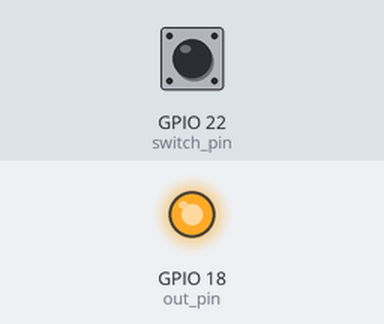
The program below on a simulated Raspberry Pi (BCM pin numbers). Shown: output pins drawn as LEDs (lit = HIGH). Inputs (shaded band) come from the test bench; at power-on: GPIO 22 (switch_pin) HIGH.

Above: at 1.2 s.
1.3 s: GPIO 22 (switch_pin) pulled LOW for 3.2 s
At 5.6 s:
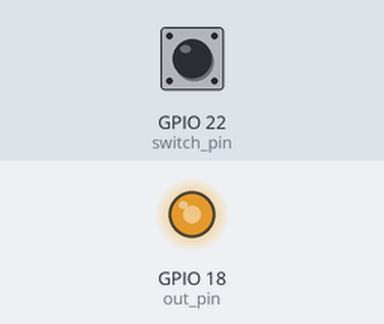
6.0 s: GPIO 22 (switch_pin) pulled LOW for 0.15 s
At 7.0 s:
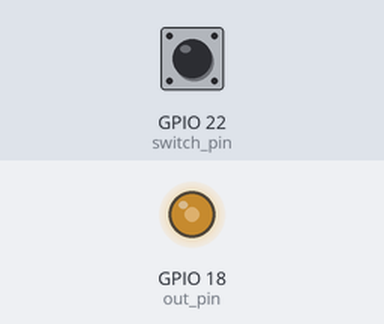
7.6 s: GPIO 22 (switch_pin) pulled LOW for 1 s
At 8.6 s:
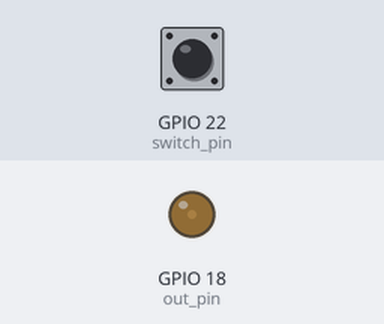
Timing chart, 0 to 10.6 s (numbered marks = the images above; inputs shaded):
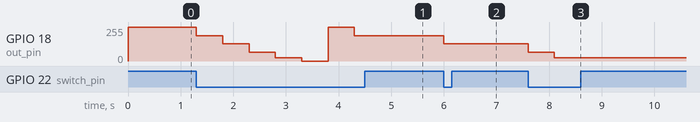

Measured:
- after the input at 1.3 s, GPIO 18 (out_pin): 255/255 → 191/255 at once, → 128/255 0.50 s later, → 64/255 0.50 s later, → 26/255 0.50 s later, … (7 changes in this stretch)
- after the input at 6.0 s, GPIO 18 (out_pin): 191/255 → 128/255 at once
- after the input at 7.6 s, GPIO 18 (out_pin): 128/255 → 64/255 at once, → 26/255 0.50 s later

The program:

cycle_backlight.py
```python
#!/usr/bin/python3
#James Parks

# The Adafruit 2.8" TFT display (https://www.adafruit.com/product/2298) comes with buttons
# This assigns one of the buttons to cycle through backlight intensity settings

import RPi.GPIO as gpio
import time

class Cycler(object):
    def __init__(self):
        # set up variables
        self.switch_pin = 22
        self.out_pin = 18
        self.states_list = [1023, 768, 512, 128, 10, 0]
        self.duty_cycle_list = [100, 75, 50, 25, 10, 0]
        self.cur_state = 0
        self.VERBOSITY = 6

        freq = 500

        # set up pins
        gpio.setmode(gpio.BCM)
        gpio.setup(self.switch_pin, gpio.IN, pull_up_down=gpio.PUD_UP)
        gpio.setup(self.out_pin, gpio.OUT)
        self.p = gpio.PWM(self.out_pin, freq)
        self.p.start(100)

        #cmd = 'gpio -g mode {} pwm; gpio pwmc 1000'.format(self.SWITCH_PIN)
        #status, output = commands.getstatusoutput(cmd)

    def _log(self, priority, msg):
        if priority >= self.VERBOSITY:
            print(msg)

    def run(self):
        button_press = gpio.input(self.switch_pin)
        if not button_press:
            self._log(1, 'button pressed')
            if self.cur_state >= len(self.states_list)-1:
                self.cur_state = 0
            else:
                self.cur_state += 1
            self.set_state(self.cur_state)

    def set_state(self, value):
        #gpio.output(self.out_pin, value)
        self.p.ChangeDutyCycle(self.duty_cycle_list[self.cur_state])
        #cmd = 'gpio -g {} {}'.format(self.SWITCH_PIN, value)
        #status, output = commands.getstatusoutput(cmd)
        self._log(1, 'current state: {}'.format(self.cur_state))
        time.sleep(0.5)

if __name__ == '__main__':
    myCycler = Cycler()
    while True:
        myCycler.run()
```
